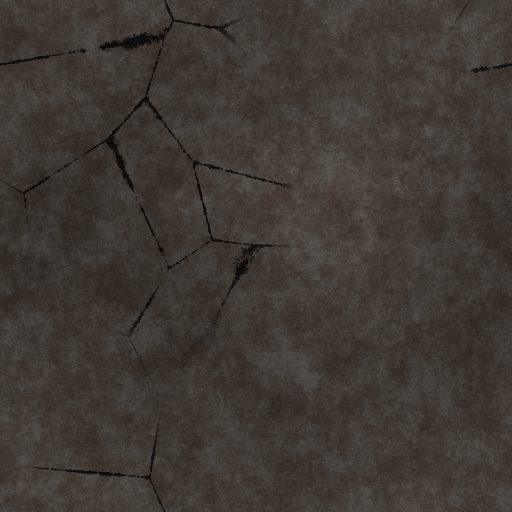
#> input picture game/assets/test/rock_albedo.png, 512 x 512 px, given in place of crew_vasquez_full_v3.png, which was not available; the run also reads 1 picture not shown here
$ python artpass_crew.py ../game/assets/test/rock_albedo.png
#> lines starting #> are read from the running program, lines starting #| are printed output that depends on the picture; after the words box and inside, x2 and y2 are one past the last pixel; in counts of white or black regions, pixels touching at a corner belong together; pictures that were not available may be replaced by others from this repository, and a replacement may not be noted
### pipeline/artpass_post.py
"""M1 art pass post-processing: candidates -> game-ready albedo / normal / emission PNGs (160 px per meter).

    python pipeline/artpass_post.py rooms,fittings,rock [--only name,name]
    (crew has its own script: pipeline/artpass_crew.py)

Reads harness/out/artpass_cands/<item>_v<n>.png (see artpass_gen.py), keys magenta, trims, resizes to the real
size in meters, grades to the shared brightness target (same gamma solve as style_post.py, the reactor room of the
bake-off sits at 0.33 to 0.35), builds normal maps with pipeline/normals.py and cuts emission sprites by colour.
Tileable assets are made seamless by a seam cross-fade and their normals are computed on a tiled copy so the
edges match. Every step is deterministic. Parameters go to pipeline/manifests/artpass_post.json.
"""
import json
import os
import shutil
import sys

import numpy as np
from PIL import Image
from scipy import ndimage as ndi

sys.path.insert(0, os.path.dirname(os.path.abspath(__file__)))
import common  # noqa: E402
import normals  # noqa: E402
import style_post as sp  # noqa: E402

PPM = 160
CANDS = os.path.join(common.ROOT, "harness", "out", "artpass_cands")
SHIP = os.path.join(common.ROOT, "game", "assets", "ship")
ROCK = os.path.join(common.ROOT, "game", "assets", "rock")

# chosen candidate per item (the lead picked by looking at the contact sheets)
PICK = {}
try:
    PICK = json.load(open(os.path.join(common.ROOT, "pipeline", "manifests", "artpass_picks.json"), encoding="utf-8"))
#> (reads pipeline/manifests/artpass_picks.json from the repository)
except Exception:  # noqa: BLE001
    pass

CROPS = {"fit_crown": 0.085, "prop_jack": 0.065}
NOFILL = {"fit_door_open"}
PROP_TARGET = 0.34
WALL_TARGET = 0.32

# name -> (candidate item, out name, size spec, grade target, normal extras, emission kind)
ROOMS = {
    "bridge_wall": ("wall_bridge", None),
    "bracing_wall": ("wall_bracing", None),
    "weapons_wall": ("wall_weapons", None),
    "drill_wall": ("wall_drill", None),
    "coolant_wall": ("wall_coolant", None),
}
# props: out name -> (candidate, dimension "h" or "w", meters, normal-extras, emission kind)
PROPS = {
    "bridge_helm": ("prop_helm", "w", 1.8, {}, "screen"),
    "bracing_jack": ("prop_jack", "h", 2.4, {}, None),
    "bracing_manifold": ("prop_manifold", "h", 1.1, {}, None),
    "weapons_breech": ("prop_breech", "w", 1.9, {}, "amber"),
    "weapons_ammo": ("prop_ammo", "h", 1.6, {}, None),
    "drill_motor": ("prop_drillmotor", "h", 2.8, {}, None),
    "drill_bitrack": ("prop_bitrack", "h", 0.9, {}, None),
    "coolant_tank": ("prop_tank", "h", 2.1, {"cyl": 0.32}, "cyan"),
    "coolant_pump": ("prop_pump", "w", 1.5, {}, None),
}


def load(item):
    v = PICK.get(item, 1)
    return Image.open(os.path.join(CANDS, f"{item}_v{v}.png")).convert("RGBA"), f"{item}_v{v}"


def key_adaptive(im, crop=0.035, fill=True):
    """Key the flat backdrop whatever shade of magenta it came out (and drop a cream frame the model sometimes
    paints): crop a small margin, take the median of the outer ring as the key colour, soft key on distance."""
#> called with crop = 0, fill = True
    w, h = im.size
#> w = 512; h = 512
    cx, cy = int(w * crop), int(h * crop)
#> cx = 0; cy = 0
    im = im.crop((cx, cy, w - cx, h - cy))
    a = np.asarray(im, np.float32) / 255.0
    rgb = a[..., :3]
    ring = np.concatenate([rgb[:3].reshape(-1, 3), rgb[-3:].reshape(-1, 3), rgb[:, :3].reshape(-1, 3),
                           rgb[:, -3:].reshape(-1, 3)])
    key = np.median(ring, axis=0)
#> key = [0.255, 0.231, 0.212]
    d = np.linalg.norm((rgb - key) * np.array([1.0, 1.6, 1.0], np.float32), axis=2)
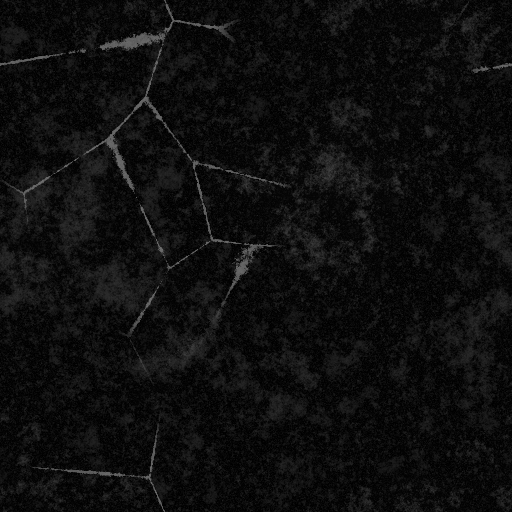
#> d: shape (512, 512) float32; min 0, max 0.436, mean 0.0571
    alpha = np.clip((d - 0.16) / 0.22, 0, 1) * a[..., 3]
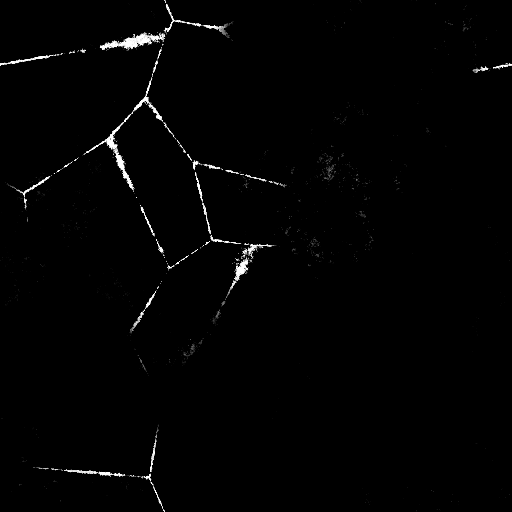
#> alpha: shape (512, 512) float32; min 0, max 1, mean 0.0112
    # second backdrop shade: the model sometimes paints a brighter magenta inside openings (jack frame, door)
    r_, g_, b_ = rgb[..., 0], rgb[..., 1], rgb[..., 2]
    mg = (r_ > 0.55) & (b_ > 0.5) & (g_ < 0.5) & (np.abs(r_ - b_) < 0.25) & (r_ - g_ > 0.3)
#> mg: shape (512, 512) bool; every value is 0
    alpha = np.where((r_ > 0.7) & (b_ > 0.7) & (g_ < 0.4), 0, alpha)     # any leftover pure magenta pocket
    if mg.mean() > 0.002:
        key2 = np.median(rgb[mg], axis=0)
        d2 = np.linalg.norm((rgb - key2) * np.array([1.0, 1.6, 1.0], np.float32), axis=2)
        alpha = np.minimum(alpha, np.clip((d2 - 0.16) / 0.22, 0, 1))
    if fill:
        holes = ndi.binary_fill_holes(alpha > 0.5) & ~(alpha > 0.5)
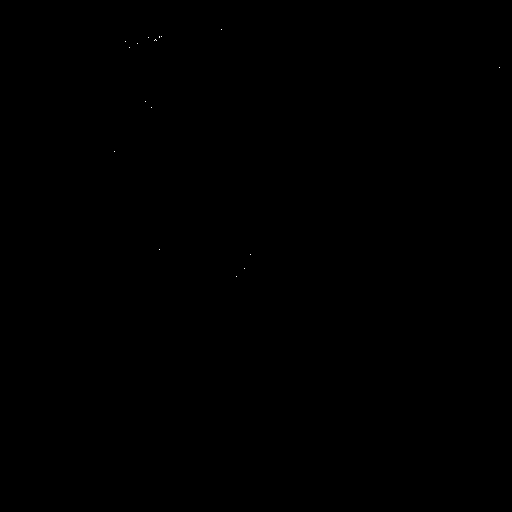
#> holes: shape (512, 512) bool; 0.01% white in thin lines or dots, all inside (x1, y1, x2, y2) = (114, 29, 500, 277)
        lab, n = ndi.label(holes)
#> lab: shape (512, 512) int32; 19 distinct labels, from 0 to 18
#> n = 18
        if n:       # only fill small pinholes (bright paint that matched the key), never real openings
            sz = ndi.sum(holes, lab, range(1, n + 1))
#> sz = 18 values, max 2 at index 1, min 1 at index 0, mean 1.06
            small = np.isin(lab, [i + 1 for i, s in enumerate(sz) if s < 0.0015 * alpha.size])
            alpha = np.maximum(alpha, small.astype(np.float32))
    mag = (r_ > 0.5) & (b_ > 0.42) & (g_ < 0.45) & (r_ - g_ > 0.25) & (b_ - g_ > 0.2)   # pinkish leftovers
    alpha = np.where(ndi.binary_dilation(mag, iterations=1), 0, alpha)
    core = ndi.binary_erosion(alpha > 0.75, iterations=1)
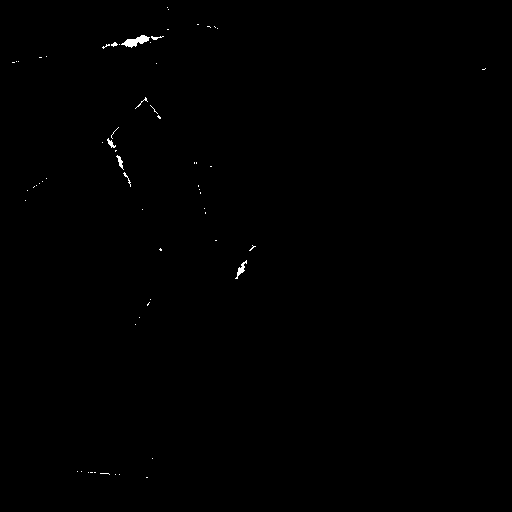
#> core: shape (512, 512) bool; 0.22% white; 63 white regions (55 under 20 px), largest, box (x1, y1, x2, y2) and area: (121, 35, 150, 48) 177, (235, 260, 247, 279) 71, (116, 155, 124, 170) 45
    bl = normals.bleed(np.where(core[..., None], rgb, 0), core.astype(np.float32), iters=4)
    rgb2 = np.where(core[..., None], rgb, bl)
    return np.dstack([rgb2, alpha])


# [14 lines left out: function seamless, not called in this run]


def tiled_normal(alb, kw, tile_x=False, tile_y=False):
    ty = 3 if tile_y else 1
    tx = 3 if tile_x else 1
    big = np.tile(alb, (ty, tx, 1))
    n = normals.normal_map(big, **kw)
    h, w = alb.shape[:2]
    y0 = h if tile_y else 0
    x0 = w if tile_x else 0
    return n[y0:y0 + h, x0:x0 + w]


def nkw(w, extras=None):
    kw = dict(bevel_radius=10, bevel_height_px=4.0, detail_gain=10.0, detail_sigmas=(1.0, 6.0), smooth=0.6)
    ex = dict(extras or {})
    if "cyl" in ex:
        f = ex.pop("cyl")
        kw["cyl"] = {"cx": w / 2, "radius": w * f, "height": w * f * 0.8}
    kw.update(ex)
    return kw


def emission_by(arr, kind):
    """Colour-cut emission sprite (rgb normalised to full brightness, alpha = intensity with a soft halo)."""
    rgb, a = arr[..., :3], arr[..., 3]
    r, g, b = rgb[..., 0], rgb[..., 1], rgb[..., 2]
    lum = normals.luminance(rgb)
    if kind == "screen":      # CRT phosphor green
        m = (g > r * 1.25) & (g > b * 1.05) & (g > 0.25)
    elif kind == "cyan":      # sight glass
        m = (b > 0.45) & (g > 0.35) & (r < b * 0.7)
    elif kind == "gem":       # emerald crystals
        m = (g > 0.4) & (g > r * 1.3) & (g > b * 1.1)
    elif kind == "hot":       # glowing cutter tips
        m = (r > 0.65) & (r > g * 1.25) & (lum > 0.38)
    elif kind == "amber":     # small warning lamp
        m = (r > 0.8) & (g > 0.45) & (b < 0.4) & (lum > 0.6)
    else:
        return None
    m &= a > 0.5
    m = ndi.binary_opening(m, iterations=1) if m.sum() > 60 else m
    lab, n = ndi.label(ndi.binary_dilation(m, iterations=2))
    if n:
        sizes = ndi.sum(m, lab, range(1, n + 1))
        keep = np.isin(lab, [i + 1 for i, s in enumerate(sizes) if s >= max(12, 0.0004 * m.size)])
        m &= keep
    if m.sum() < 12:
        return None
    if kind in ("screen", "gem"):
        m = ndi.binary_closing(m, iterations=4) & (a > 0.5)
    col = rgb / np.maximum(rgb.max(axis=2, keepdims=True), 1e-3)
    ea = m.astype(np.float32)
    sig = max(2.0, arr.shape[1] * 0.02)
    from PIL import ImageFilter
    halo = np.asarray(Image.fromarray((ea * 255).astype(np.uint8), "L").filter(ImageFilter.GaussianBlur(sig)), np.float32) / 255
    halo = np.clip(halo * 1.6, 0, 1) ** 1.3
    inten = np.clip(np.maximum(ea, halo * 0.35), 0, 1)
    c = normals.bleed(np.where(m[..., None], col, 0), ea, iters=int(sig * 2.5))
    return np.dstack([np.clip(c, 0, 1), inten])


def put(folder, name, alb, kw, em=None, tile_x=False, tile_y=False):
    os.makedirs(folder, exist_ok=True)
    sp.save(alb, os.path.join(folder, name + "_albedo.png"))
    Image.fromarray(tiled_normal(alb, kw, tile_x, tile_y), "RGBA").save(os.path.join(folder, name + "_normal.png"))
    if em is not None:
        sp.save(em, os.path.join(folder, name + "_emission.png"))
    return {"size": [alb.shape[1], alb.shape[0]], "emission": em is not None}


# [205 lines left out: functions do_prop, do_room, center_crop, do_fittings, do_ladder, do_rock and 2 more, not called in this run]


# [2 lines that do not run on import are left out]

### pipeline/normals.py
"""Normal maps (OpenGL, green = +Y up) from a flat albedo + alpha, for the pixel and painted bake-off styles.

The height field is built from three parts so the result reads as form under a moving light instead of a
noisy luminance emboss:
  1. silhouette bevel: rounded edge profile from the distance to transparency (props and characters),
  2. "cyl" inflation: optional horizontal cylinder profile for round machines (centre and radius given),
  3. detail: band-passed luminance (dark seams and ink lines go down, highlights go up), with a gain,
     weighted down inside flat areas by a local-contrast mask so gradients and noise stay quiet.
Normals are renormalised, transparent texels get the flat normal (128,128,255) with the colour of the nearest
opaque neighbour (no halo under linear filtering). `quant` snaps nx, ny to 1/quant steps for pixel art.
"""
import numpy as np
from scipy import ndimage as ndi


def luminance(rgb):
    return rgb[..., 0] * 0.2126 + rgb[..., 1] * 0.7152 + rgb[..., 2] * 0.0722


def bevel_height(alpha, radius, height, pad_edges=True):
    a = alpha > 0.5
    if pad_edges:  # an opaque rectangle (a wall) is not bevelled at the image border
        a = np.pad(a, 1, mode="edge")
    dt = ndi.distance_transform_edt(a)
    if pad_edges:
        dt = dt[1:-1, 1:-1]
    t = np.clip(dt / max(radius, 1e-3), 0, 1)
    prof = np.sqrt(1 - (1 - t) ** 2)
    return prof * height * (alpha > 0.5)


def cyl_height(alpha, cx, radius, height):
    xs = np.arange(alpha.shape[1], dtype=np.float32)[None, :]
    u = np.clip((xs - cx) / radius, -1, 1)
    h = np.sqrt(1 - u ** 2) * height
    return np.broadcast_to(h, alpha.shape) * (alpha > 0.5)


def detail_height(rgb, alpha, lo_sigma, hi_sigma, gain, contrast_floor=0.015):
    lum = luminance(rgb)
    band = ndi.gaussian_filter(lum, hi_sigma) - ndi.gaussian_filter(lum, lo_sigma)
    # keep texture but ignore tiny noise: soft threshold on local contrast
    cont = ndi.gaussian_filter(np.abs(band), 1.5)
    w = np.clip(cont / (contrast_floor * 4), 0, 1)
    return band * gain * w * (alpha > 0.5)


def bleed(rgb, a, iters=8):
#> called with iters = 4
    rgb = rgb.copy()
    known = a > 0.5
    for _ in range(iters):
        acc = np.zeros_like(rgb)
        cnt = np.zeros(a.shape, np.float32)
        for dy, dx in ((1, 0), (-1, 0), (0, 1), (0, -1), (1, 1), (-1, -1), (1, -1), (-1, 1)):
            s = np.roll(np.roll(rgb, dy, 0), dx, 1)
            k = np.roll(np.roll(known, dy, 0), dx, 1)
            acc += s * k[..., None]
            cnt += k
        new = (~known) & (cnt > 0)
        rgb[new] = acc[new] / cnt[new][..., None]
        known = known | new
#> this loop made 4 passes
#> pass 1, in bleed, `new = (~known) & (cnt > 0)`:
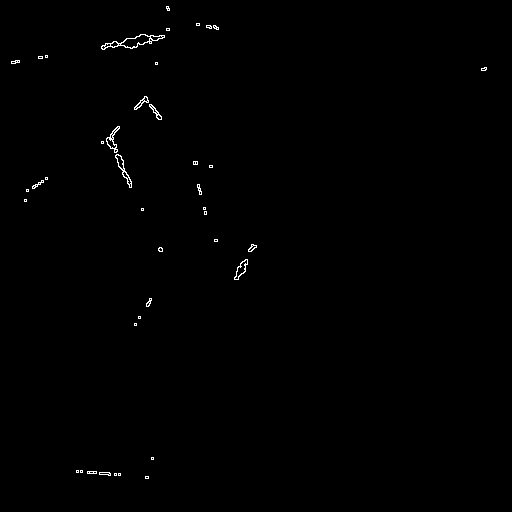
#> new: shape (512, 512) bool; 0.41% white in thin lines or dots, all inside (x1, y1, x2, y2) = (11, 6, 487, 479)
#> pass 1, in bleed, `known = known | new`:
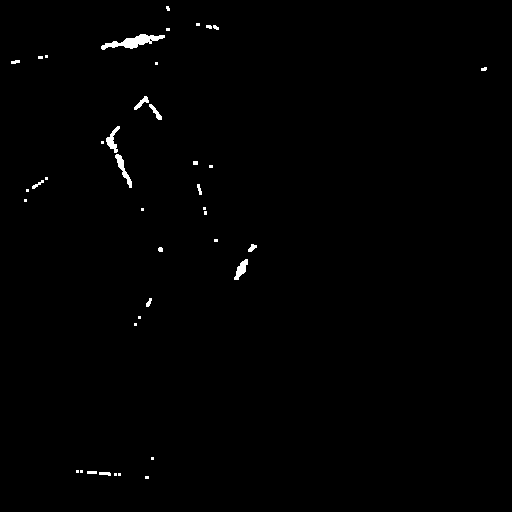
#> known: shape (512, 512) bool; 0.63% white; 41 white regions (23 under 20 px), largest, box (x1, y1, x2, y2) and area: (101, 34, 165, 50) 436, (115, 154, 132, 188) 174, (106, 126, 120, 153) 154
#> pass 2, in bleed, `known = known | new`:
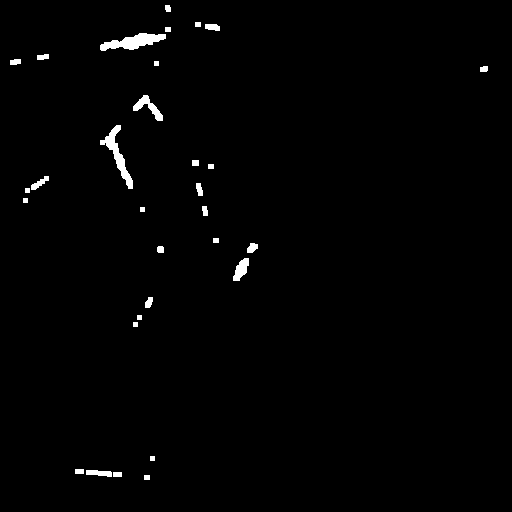
#> known: shape (512, 512) bool; 1.1% white; 31 white regions, largest, box (x1, y1, x2, y2) and area: (100, 33, 166, 51) 623, (100, 125, 133, 189) 554, (133, 95, 163, 121) 278
#> (the rest of the program and of its run is left out)
